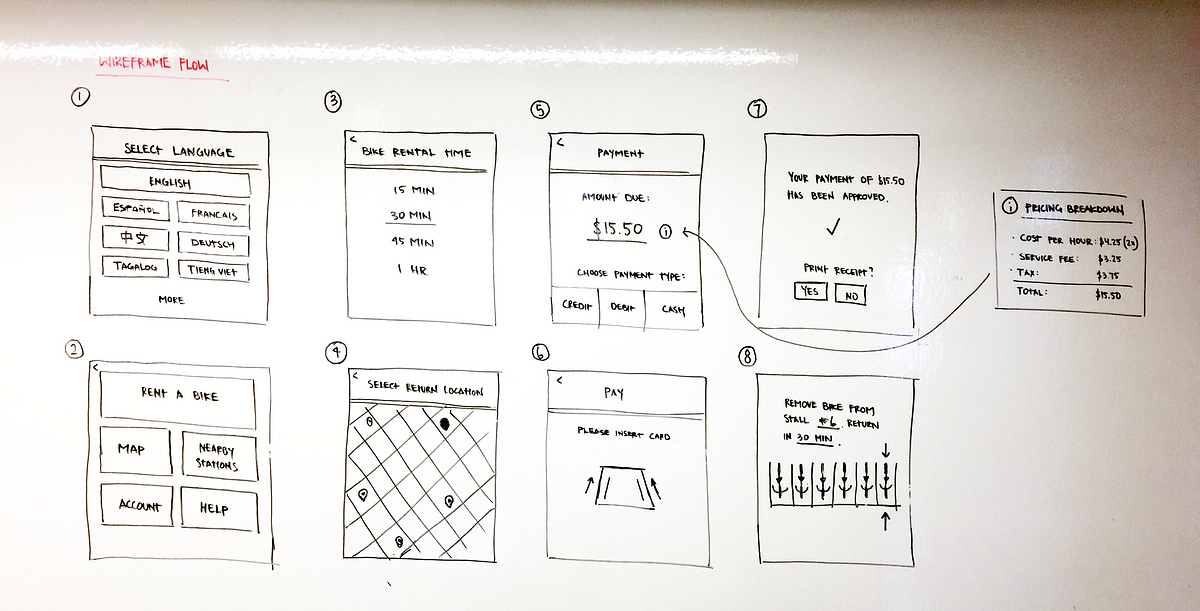
#> input picture form_2.png, 1200 x 611 px
$ python object.py
#> lines starting #> are read from the running program, lines starting #| are printed output that depends on the picture; after the words box and inside, x2 and y2 are one past the last pixel; in counts of white or black regions, pixels touching at a corner belong together
import cv2
import numpy as np
import matplotlib.pyplot as plt

def detect_form_boxes(image_path):
    # Load the image
#> called with image_path = 'form_2.png'
    image = cv2.imread(image_path)
#> image is the input picture: shape (611, 1200, 3); mean B, G, R 219.6, 223.4, 226.9

    # Convert the image to grayscale
    gray = cv2.cvtColor(image, cv2.COLOR_BGR2GRAY)
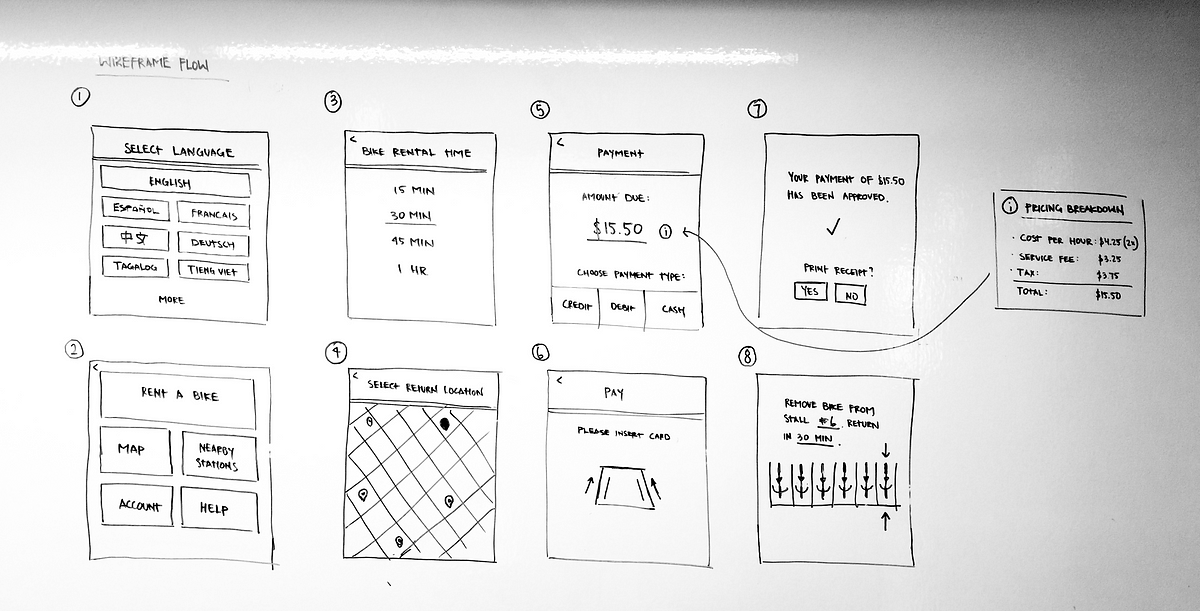
#> gray: shape (611, 1200); min 0, max 255, mean 224

    # Apply binary thresholding
    _, thresh = cv2.threshold(gray, 150, 255, cv2.THRESH_BINARY_INV)
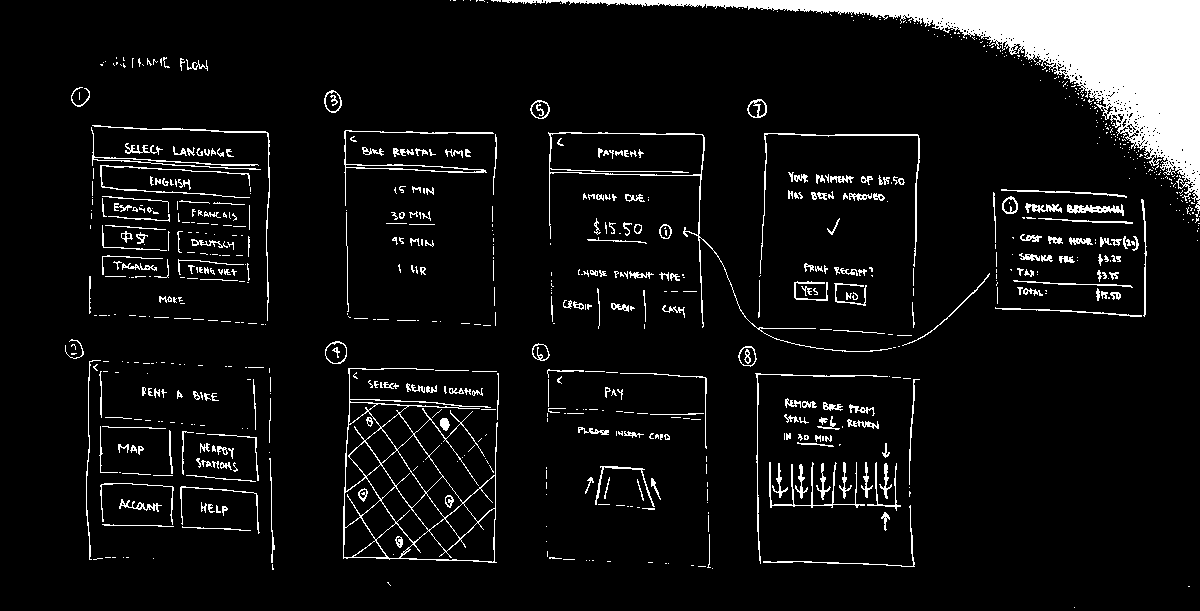
#> thresh: shape (611, 1200); 7.5% white; 821 white regions (540 under 20 px), largest, box (x1, y1, x2, y2) and area: (502, 0, 1200, 217) 27905, (343, 368, 498, 563) 2730, (548, 132, 892, 352) 1354

    # Apply dilation to connect gaps in the boxes
    kernel = np.ones((5, 5), np.uint8)
    dilated = cv2.dilate(thresh, kernel, iterations=2)
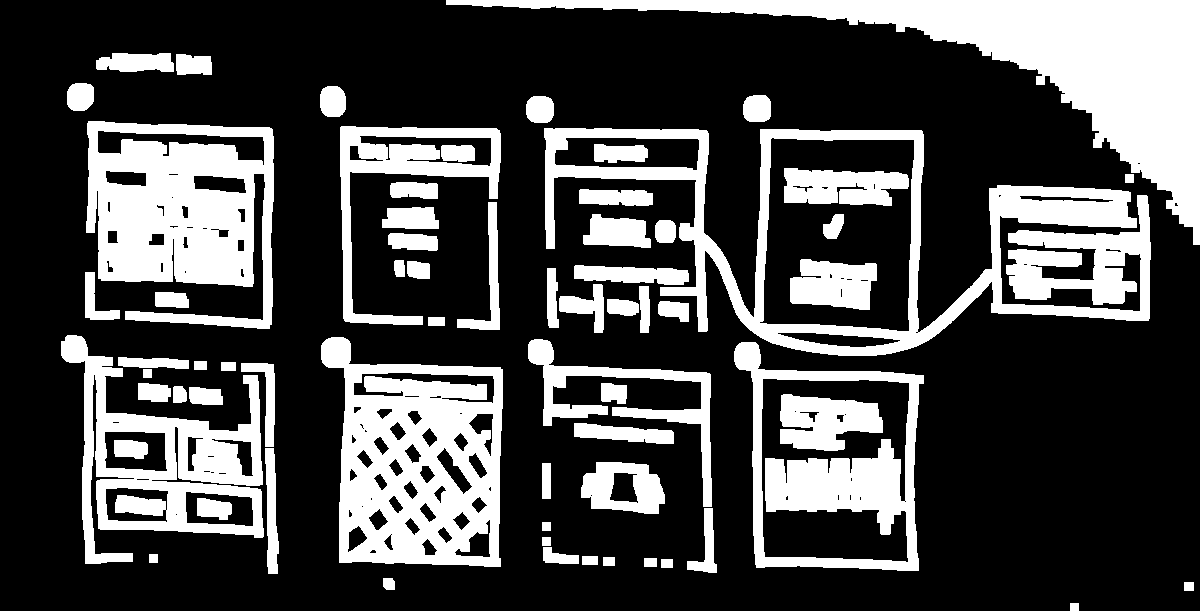
#> dilated: shape (611, 1200); 28.8% white; 66 white regions

    # Find contours in the thresholded image
    contours, _ = cv2.findContours(dilated, cv2.RETR_EXTERNAL, cv2.CHAIN_APPROX_SIMPLE)
#> contours = 58 contours; largest, box (x1, y1, x2, y2) and area: (544, 128, 1151, 356) 62812, (446, 0, 1200, 245) 36272, (734, 342, 924, 571) 32540, (321, 337, 503, 567) 32145, (86, 121, 274, 329) 28682

    # Draw rectangles around detected boxes
    output_image = image.copy()

    for contour in contours:
        # Get bounding box coordinates
        x, y, w, h = cv2.boundingRect(contour)

        # Filter out small boxes (optional, to focus on form fields)
        if w > 50 and h > 50:
            # Draw bounding box around the detected form field
            cv2.rectangle(output_image, (x, y), (x + w, y + h), (0, 255, 0), 2)
#> this loop made 58 passes
#> (x, y, w, h) on passes 3, 9, 12, 14, 15, 16, 17, 18, 19, 20, 22, 25: (383, 578, 12, 12), (543, 547, 36, 17), (687, 508, 30, 65), (581, 462, 84, 52), (265, 448, 14, 126), (574, 423, 100, 21), (189, 387, 34, 18), (173, 386, 14, 17), (601, 383, 26, 21), (138, 383, 33, 19), (241, 363, 34, 84), (118, 357, 71, 12)
#> (contour, x, y, w, h) on passes 1, 2, 4, 5, 6, 7: ([[1070, 603], [1070, 610], [1078, 610], [1078, 603]], 1070, 603, 9, 8), ([[1184, 582], [1184, 590], [1193, 590], [1193, 582]], 1184, 582, 10, 9), ([[661, 559], [661, 567], [672, 567], [672, 559]], 661, 559, 12, 9), ([[644, 558], [644, 566], [656, 566], [656, 558]], 644, 558, 13, 9), ([[603, 557], [603, 565], [614, 565], [614, 557]], 603, 557, 12, 9), ([[582, 556], [582, 564], [597, 564], [597, 556]], 582, 556, 16, 9)
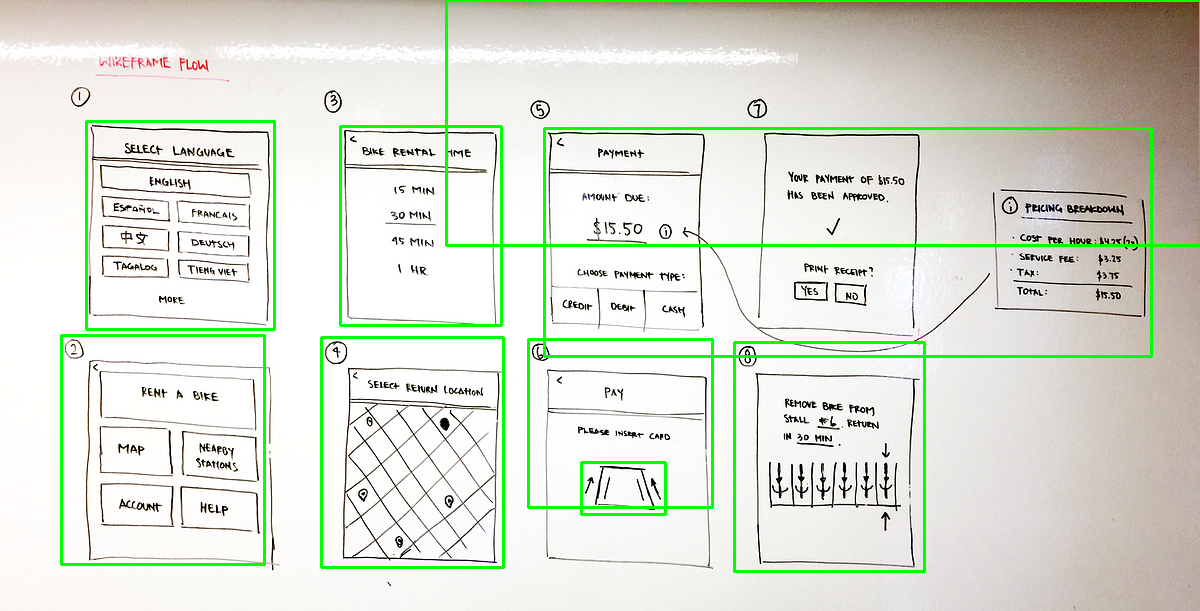
#> output_image: shape (611, 1200, 3); 3.36% of pixels changed, all inside (x1, y1, x2, y2) = (60, 0, 1200, 573)

    # Show the result
    plt.imshow(cv2.cvtColor(output_image, cv2.COLOR_BGR2RGB))
    plt.axis('off')
    plt.show()

# Test the function
image_path = 'form_2.png'
detect_form_boxes(image_path)

$ run again, with f3.png copied over form_2.png
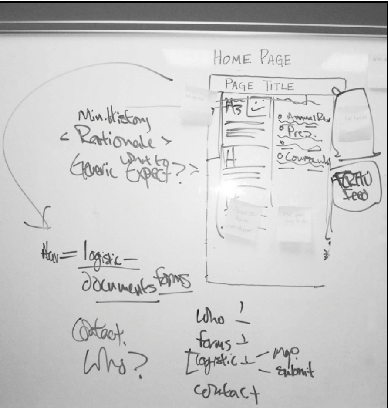
#> input picture f3.png, 388 x 408 px
#> in detect_form_boxes, image is the input picture: shape (408, 388, 3); mean B, G, R 200.9, 201, 201
#> in detect_form_boxes, `_, thresh = cv2.threshold(gray, 150, 255, cv2.THRESH_BINARY_INV)`:
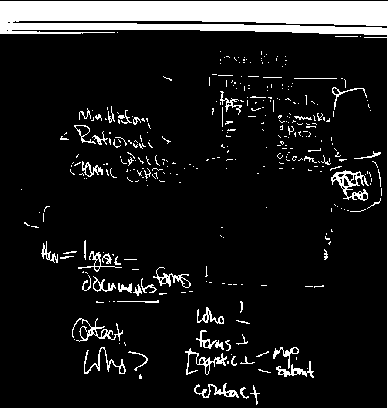
#> thresh: shape (408, 388); 11% white; 346 white regions (287 under 20 px), largest, box (x1, y1, x2, y2) and area: (0, 1, 388, 408) 11613, (331, 170, 369, 201) 420, (72, 318, 123, 342) 292
#> dilated: shape (408, 388); 35.9% white; 22 white regions
#> contours = 22 contours; largest, box (x1, y1, x2, y2) and area: (0, 0, 388, 408) 34834, (37, 236, 197, 307) 5386, (181, 303, 318, 382) 5074, (68, 314, 152, 383) 3618, (190, 379, 264, 408) 1390
#> the loop in detect_form_boxes, `for contour in contours:` made 22 passes
#> (x, y, w, h) on passes 1, 2, 3, 4, 5, 7, 8, 9: (190, 379, 74, 29), (68, 314, 84, 69), (181, 303, 137, 79), (232, 297, 22, 31), (301, 281, 27, 11), (218, 279, 29, 10), (201, 262, 15, 25), (37, 236, 160, 71)
#> after the loop in detect_form_boxes, `for contour in contours:`:
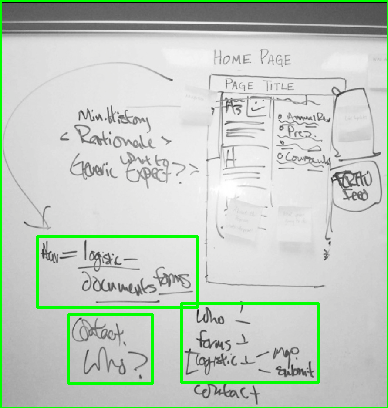
#> output_image: shape (408, 388, 3); 3.76% of pixels changed, all inside (x1, y1, x2, y2) = (0, 0, 388, 408)

$ run again, with form.png copied over form_2.png
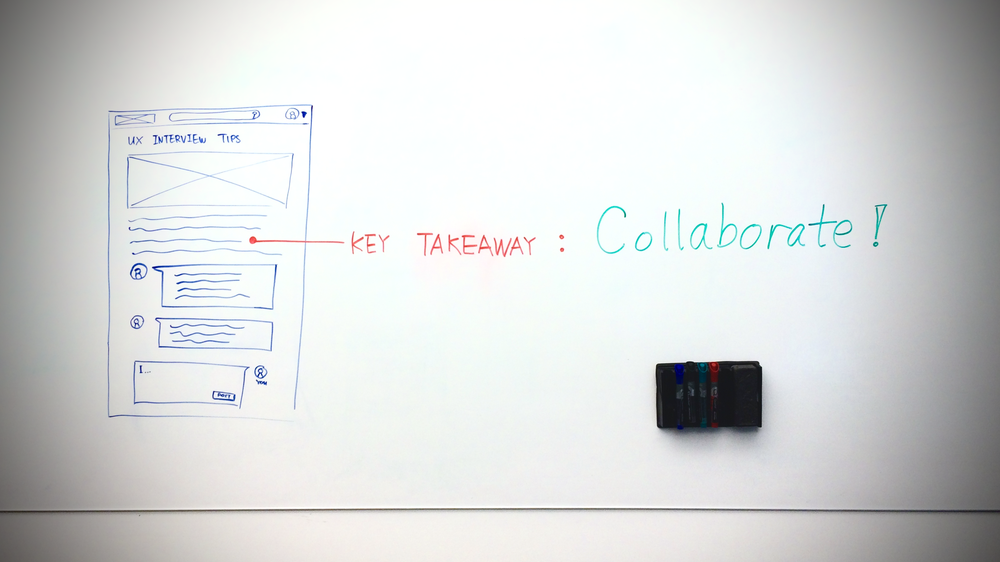
#> input picture form.png, 1000 x 562 px, shrunk from 3148 x 1770 before the run
#> in detect_form_boxes, image is the input picture: shape (562, 1000, 3); mean B, G, R 217, 217.4, 215.4
#> in detect_form_boxes, `_, thresh = cv2.threshold(gray, 150, 255, cv2.THRESH_BINARY_INV)`:
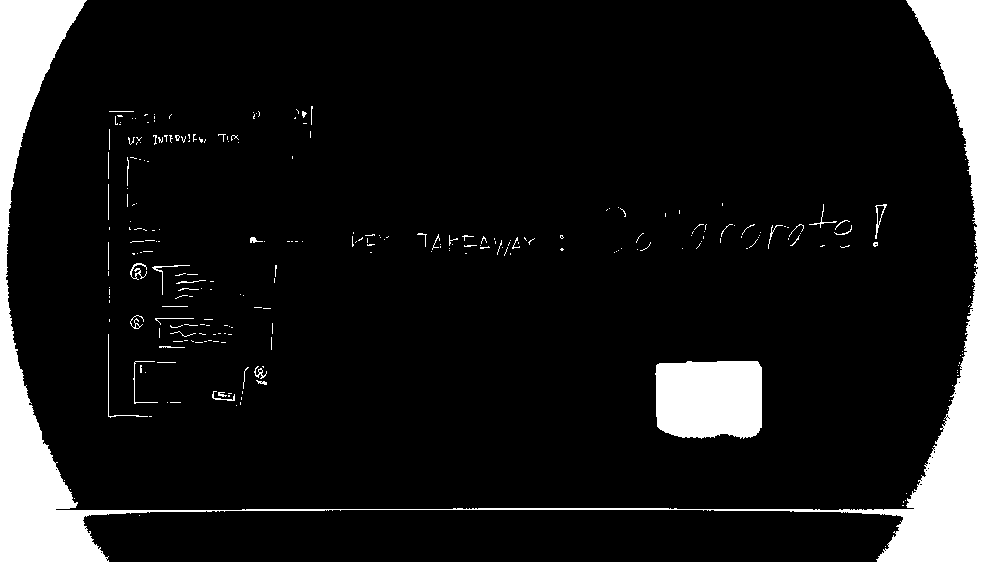
#> thresh: shape (562, 1000); 11.2% white; 268 white regions (229 under 20 px), largest, box (x1, y1, x2, y2) and area: (0, 0, 1000, 562) 52576, (655, 361, 762, 439) 7792, (108, 334, 148, 418) 128
#> dilated: shape (562, 1000); 18.4% white; 45 white regions
#> contours = 45 contours; largest, box (x1, y1, x2, y2) and area: (0, 0, 1000, 562) 63756, (651, 357, 766, 443) 9225, (716, 200, 856, 253) 2795, (126, 247, 218, 311) 2775, (151, 314, 237, 352) 2496
#> the loop in detect_form_boxes, `for contour in contours:` made 45 passes
#> (x, y, w, h) on passes 2, 3, 4, 5, 6, 8, 9, 10: (208, 362, 63, 48), (651, 357, 115, 86), (129, 357, 51, 51), (104, 330, 52, 92), (267, 319, 10, 35), (151, 314, 86, 38), (126, 311, 22, 22), (250, 303, 25, 10)
#> after the loop in detect_form_boxes, `for contour in contours:`:
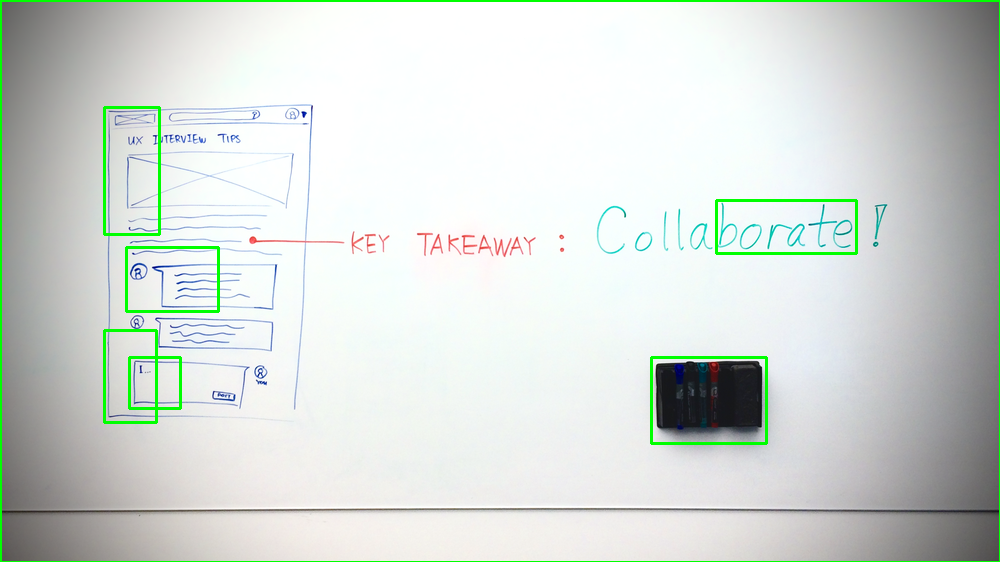
#> output_image: shape (562, 1000, 3); 1.87% of pixels changed, all inside (x1, y1, x2, y2) = (0, 0, 1000, 562)
